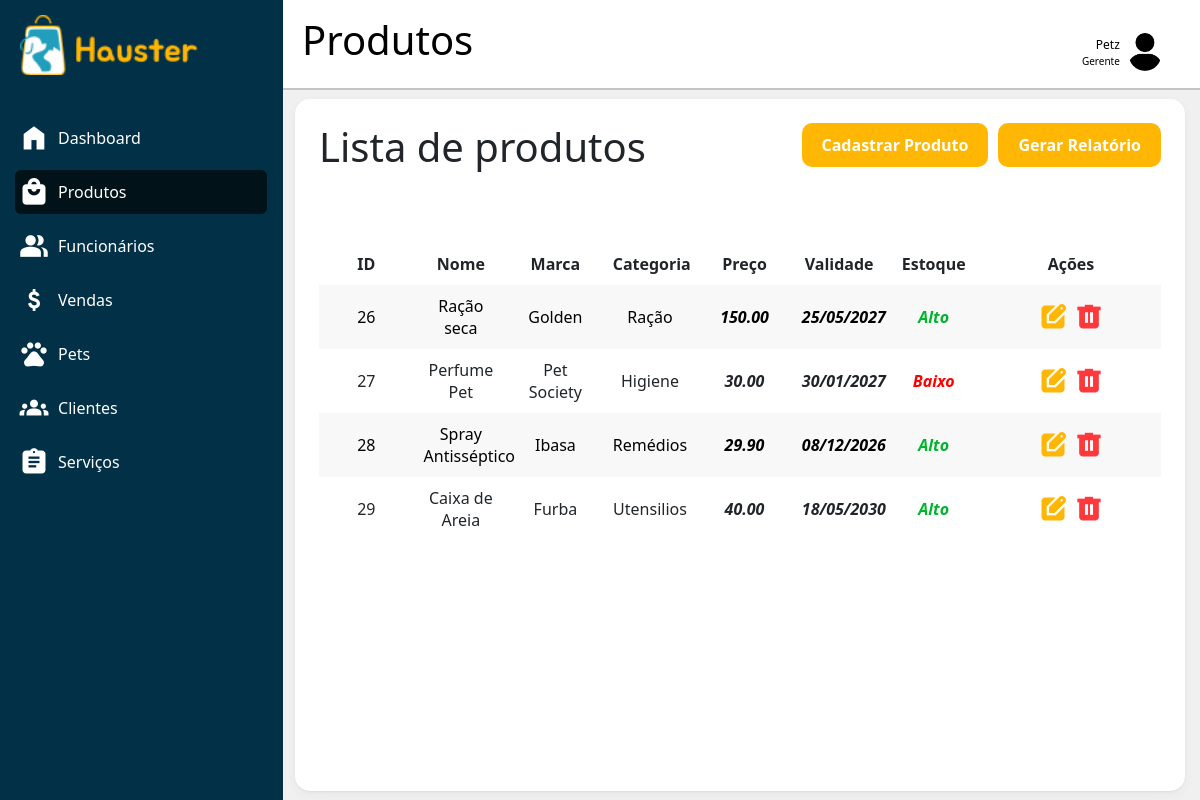
The page /dashboard.php?pagina=produtos (signed in) on the database its author committed.
### tables this page shows
CREATE TABLE IF NOT EXISTS `produtos` (
  `idprodutos` int(11) NOT NULL AUTO_INCREMENT,
  `nome_prod` varchar(45) NOT NULL,
  `validade` date NOT NULL,
  `estoque` int(11) NOT NULL,
  `marca` varchar(45) NOT NULL,
  `preco` decimal(10,2) NOT NULL,
  `categorias_idcategorias` int(11) NOT NULL,
  `estabelecimento_idestabelecimento` int(11) NOT NULL,
  PRIMARY KEY (`idprodutos`,`categorias_idcategorias`,`estabelecimento_idestabelecimento`),
  KEY `fk_produtos_categorias1_idx` (`categorias_idcategorias`),
  KEY `fk_produtos_estabelecimento1_idx` (`estabelecimento_idestabelecimento`),
  CONSTRAINT `fk_produtos_categorias1` FOREIGN KEY (`categorias_idcategorias`) REFERENCES `categorias` (`idcategorias`) ON DELETE NO ACTION ON UPDATE NO ACTION,
  CONSTRAINT `fk_produtos_estabelecimento` FOREIGN KEY (`estabelecimento_idestabelecimento`) REFERENCES `estabelecimento` (`idestabelecimento`) ON DELETE CASCADE ON UPDATE NO ACTION
);

CREATE TABLE IF NOT EXISTS `categorias` (
  `idcategorias` int(11) NOT NULL AUTO_INCREMENT,
  `nome` varchar(45) NOT NULL,
  PRIMARY KEY (`idcategorias`)
);

### dashboard/estoque/index.php (the view, shortened to what this page needs)
<?php
$estabelecimento_id = $_SESSION['estabelecimento_id'];
$stmt = $conexao->prepare(
    "SELECT p.*, c.nome AS nome_categoria
     FROM produtos p
     JOIN categorias c ON p.categorias_idcategorias = c.idcategorias
     WHERE p.estabelecimento_idestabelecimento = :estabelecimento_id
     ORDER BY p.idprodutos"
);
$stmt->bindParam(':estabelecimento_id', $estabelecimento_id);
$stmt->execute();
$produtos = $stmt->fetchAll();
$stmt->execute();
$produtos = $stmt->fetchAll();
?>
<main class="tabela content fundo">
    <div class="cabecalho-tabela">
        <h1 class="titulo">Lista de produtos</h1>
        <div style="display:flex; gap:10px;">
            <a href="dashboard.php?pagina=produtos_cadastrar" class="btn-cadastrar">Cadastrar Produto</a>
            <a href="dashboard/estoque/exportar_produtos.php" class="btn-cadastrar">Gerar Relatório</a>
        </div>
    </div>
    <table class="table-sb">
        <tr class="linha">
            <th class="celulas">ID</th>
            <th class="celulas">Nome</th>
            <th class="celulas">Marca</th>
            <th class="celulas">Categoria</th>
            <th class="celulas">Preço</th>
            <th class="celulas">Validade</th>
            <th class="celulas">Estoque</th>
            <th class="celulas">Ações</th>
        </tr>
        <?php if (count($produtos) > 0): ?>
            <?php foreach ($produtos as $produto): ?>
                <?php
                    $quantidade = (int) $produto['estoque'];
                    if ($quantidade > 10) {
                        $textoEstoque = 'Alto';
                        $cor_fundo = '#00B52E';
                    } elseif ($quantidade > 3) {
                        $textoEstoque = 'Médio';
                        $cor_fundo = '#FFB703';
                    } elseif ($quantidade > 0) {
                        $textoEstoque = 'Baixo';
                        $cor_fundo = '#FF0000';
                    } else {
                        $textoEstoque = 'Zerado';
                        $cor_fundo = '#ff0004';
                    }
                ?>
                <tr class="linha">
                    <td class="celulas"><?= htmlspecialchars($produto['idprodutos']) ?></td>
                    <td class="celulas"><?= htmlspecialchars($produto['nome_prod']) ?></td>
                    <td class="celulas"><?= htmlspecialchars($produto['marca']) ?></td>
                    <td class="celulas"><?= htmlspecialchars($produto['nome_categoria']) ?></td>
                    <td class="celulas destaque"><?= htmlspecialchars($produto['preco']) ?></td>
                    <td class="celulas destaque"><?= date('d/m/Y', strtotime($produto['validade'])) ?></td>
                    <td class="celulas destaque" style="color:<?= $cor_fundo ?>; font-weight: bold;" class="estoque"><?= $textoEstoque ?></td>
                    <td class="celulas">
                        <div class="acoes">
                            <a href="dashboard.php?pagina=produtos_editar&id_prod=<?= $produto['idprodutos'] ?>">
                                <span class="material-symbols-outlined icon editar">edit_square</span>
                            </a>
                            <a href="dashboard.php?pagina=produtos_excluir&id_prod=<?= $produto['idprodutos'] ?>&categoria=<?= $produto['categorias_idcategorias'] ?>"
                               onclick="return confirm('Tem certeza que deseja excluir este produto?');">
                                <span class="material-symbols-outlined icon excluir">delete</span>
                            </a>
                        </div>
                    </td>
                </tr>
            <?php endforeach; ?>
        <?php else: ?>
            <tr class="linha">
                <td class="celulas" colspan="8">Nenhum produto cadastrado.</td>
            </tr>
        <?php endif; ?>
    </table>
</main>

### css/side-bar.css (style rules this page uses)
:root { --branco: #ffff; --preto: #000000; --primaria-100: #B0E8FE; --primaria-200: #2CC7EC; --primaria-base: #219EBC; --primaria-400: #16778E; --primaria-500: #0C5262; --primaria-600: #042F3A; --primaria-700: #011319; --secundaria-100: #FFE9D2; --secundaria-base: #FFB703; --secundaria-300: #CE9300; --secundaria-400: #9E7000; --secundaria-500: #714F00; --secundaria-600: #473000; --secundaria-700: #211500; --cinza-100: #F0F0F0; --cinza-200: #B3B8BB; --cinza-base: #8E9294; --cinza-400: #6A6D6F; --cinza-500: #494B4C; --cinza-600: #2A2B2C; --cinza-700: #101111; --fundo: #023047; --font: "Inter"; }
* { margin: 0; padding: 0; border: none; box-sizing: border-box; }
html, body { height: 100%; font-family: "Inter", Helvetica, sans-serif; }
.material-symbols-outlined { font-variation-settings: 'FILL' 1, 'wght' 400, 'GRAD' 0, 'opsz' 24; color: var(--branco); }
.dashboard { display: grid; grid-template-areas: "sidebar topbar" "sidebar content"; grid-template-columns: 280px 1fr; grid-template-rows: 90px 1fr; height: 100vh; background-color: var(--cinza-100); }
.editar { color: var(--preto); }
.content { grid-area: content; padding: 1.5rem; }

### dashboard/estoque/css/estoque.css (style rules this page uses)
:root { --branco: #ffff; --preto: #000000; --primaria-100: #B0E8FE; --primaria-200: #2CC7EC; --primaria-base: #219EBC; --primaria-400: #16778E; --primaria-500: #0C5262; --primaria-600: #042F3A; --primaria-700: #011319; --fundo: #023047; --secundaria-100: #FFE9D2; --secundaria-base: #FFB703; --secundaria-300: #CE9300; --secundaria-400: #9E7000; --secundaria-500: #714F00; --secundaria-600: #473000; --secundaria-700: #211500; --secundaria-hover: #e4a404; --cinza-100: #F0F0F0; --cinza-linha: #ededed60; --cinza-200: #B3B8BB; --cinza-base: #8E9294; --cinza-400: #6A6D6F; --cinza-500: #494B4C; --cinza-600: #2A2B2C; --cinza-700: #101111; --estoque-alto: #6CD486; --estoque-alto-hover: #5fbb76; --estoque-medio: #FFCE52; --estoque-baixo: #FF6366; --excluir: #FF383C; --excluir-hover: #d32c2f; --font: "Inter"; }
.material-symbols-outlined { font-variation-settings: 'FILL' 1, 'wght' 800, 'GRAD' 0, 'opsz' 24; font-size: 28px; color: var(--branco); }
.fundo { background-color: var(--branco); box-shadow: 0 1px 2px rgba(0, 0, 0, 0.05), 0 4px 12px rgba(0, 0, 0, 0.04); border-radius: 15px; }
.tabela { display: flex; flex-direction: column; margin: 1% 15px 1% 15px; }
th, td { padding: 10px; text-align: center; vertical-align: middle; }
.cabecalho-tabela { display: flex; flex-direction: row; justify-content: space-between; align-items: flex-start; height: 15vh; }
.btn-cadastrar { text-decoration: none; color: var(--branco); padding: 10px 20px; background-color: var(--secundaria-base); border-radius: 10px; font-weight: bold; }
.table-sb { width: 100%; border-collapse: collapse; table-layout: fixed; }
tr:nth-child(even) { background-color: var(--cinza-linha); color: var(--preto); }
.celulas { display: table-cell; text-align: center; vertical-align: middle; max-width: max-content; }
.acoes { display: flex; justify-content: center; align-items: center; gap: 8px; width: 100%; }
th:last-child, td:last-child { width: 180px; }
.editar { color: var(--secundaria-base); cursor: pointer; }
.excluir { color: var(--excluir); cursor: pointer; }
.destaque { font-weight: bold; font-style: italic; }

### rows shown on the page
produtos: idprodutos "26", nome_prod "Ração seca", marca "Golden", categorias_idcategorias.nome "Ração", preco "150.00", validade "25/05/2027", estoque "Alto"
produtos: idprodutos "27", nome_prod "Perfume Pet", marca "Pet Society", categorias_idcategorias.nome "Higiene", preco "30.00", validade "30/01/2027", estoque "Baixo"
produtos: idprodutos "28", nome_prod "Spray Antisséptico", marca "Ibasa", categorias_idcategorias.nome "Remédios", preco "29.90", validade "08/12/2026", estoque "Alto"
produtos: idprodutos "29", nome_prod "Caixa de Areia", marca "Furba", categorias_idcategorias.nome "Utensilios", preco "40.00", validade "18/05/2030", estoque "Alto"

### other values the page prints
$texto "Dashboard"
$texto "Produtos"
$texto "Funcionários"
$texto "Vendas"
$texto "Pets"
$texto "Clientes"
$texto "Serviços"
$titulo_pagina "Produtos"
$nome_exibido "Petz"
$cargo_exibido "Gerente"
